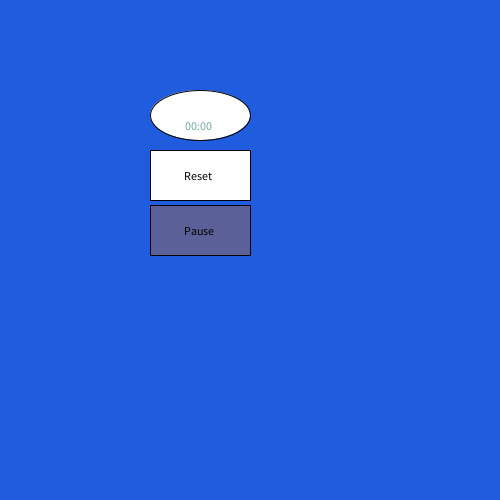
Frame 1 (no input)
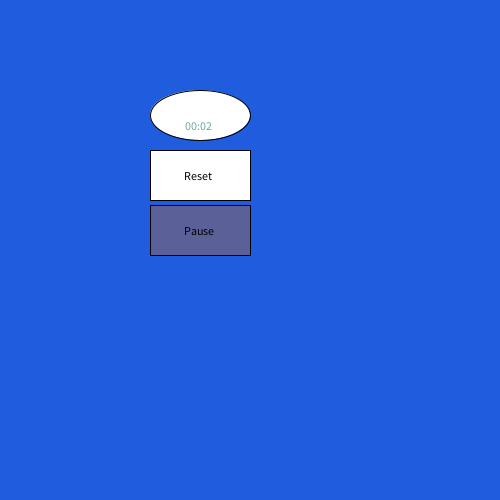
Frame 60 (the mouse pressed at the canvas centre just before this capture)
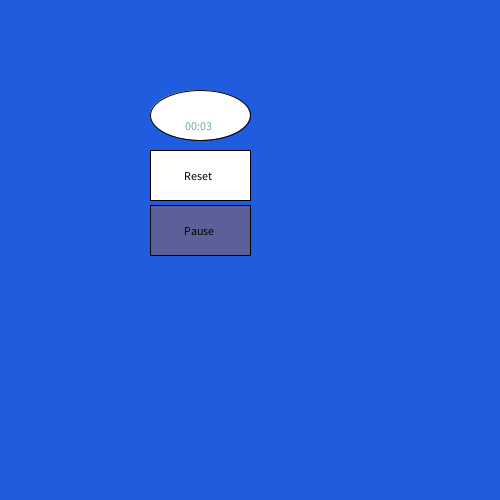
Frame 120 (the mouse held since frame 60 and released just before this capture)

The Processing sketch that drew these frames (run headless with seeded random() and noise(); from frame 60 on, the mouse is pressed at the canvas centre):

// Processing sketch: processing_73424
// ── processing_73424.pde

int startingTime;
float TextFont;
boolean bOver = false;
boolean locked = false;
boolean paused = false;
boolean cOver = false;


void setup() {
	 size(500, 500);
	 
	startingTime = millis(); 
     }
		  
     void draw() {
	background(31,93,222);
	 
	 int seconds = (millis() - startingTime) / 1000;
	 int minutes = seconds / 60;
	 int hours = minutes/60;
	 seconds-=minutes * 60;
	 minutes-=hours * 60;
	 String sm = nf(minutes, 2); //minutes
	 String s2 = nf(seconds, 2); //seconds
	 fill(255);
	 stroke(0);
	 ellipse(200,115,100,50);
	 fill(112,170,162);
	 text(( sm) + ":" + (s2),185,130);
	 fill(255);
	
  if (mouseX > 150 && mouseX < 250 && 
	mouseY > 150 && mouseY < 200) {
    bOver = true;  
    if(!locked) { 
     
     

	} 
  } else {
    
    bOver = false;
    
  }
  if (mouseX > 150 && mouseX < 250 &&
	mouseY > 205 && mouseY < 265){
    cOver = true;
    if(!locked){
    }
	} else {
   
   cOver = false;
   
	}
  
  // Draw the box
  rect(150, 150, 100, 50);
  fill(0);
 text("Reset",184,180);
 
 
 fill(91,97,152);
 rect(150, 205, 100, 50);
 fill(0);
 text("Pause",184, 235);
 
}

void mousePressed() {
  if(bOver) { 
    locked = true;	   
    startingTime = millis();
    
  } else {
    locked = false;
    
    
  }
  if(cOver) {  
   paused = !paused;
   if(paused)
     noLoop();
   else
     loop();
     
   
  }
  } 
